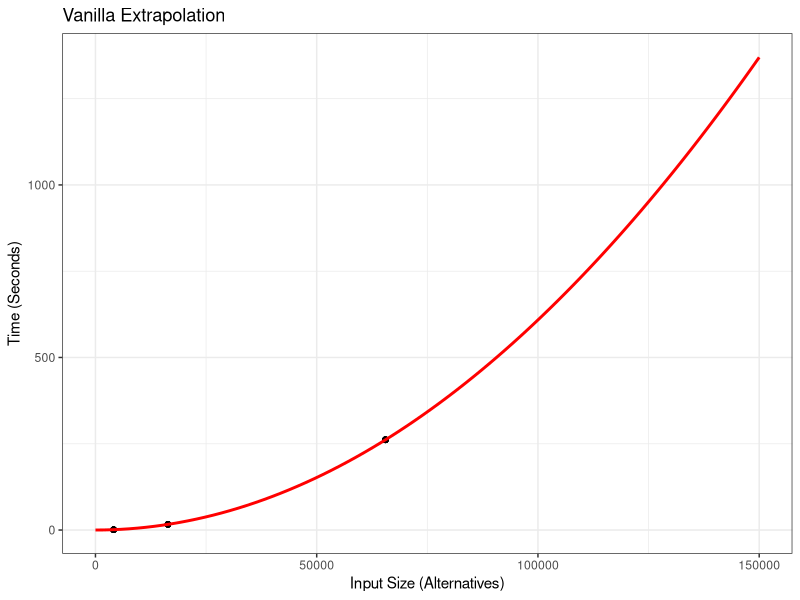
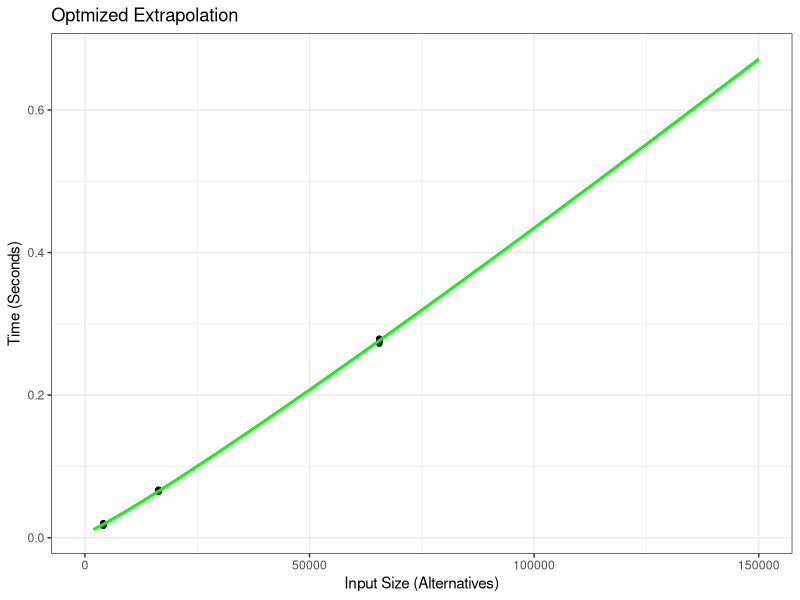
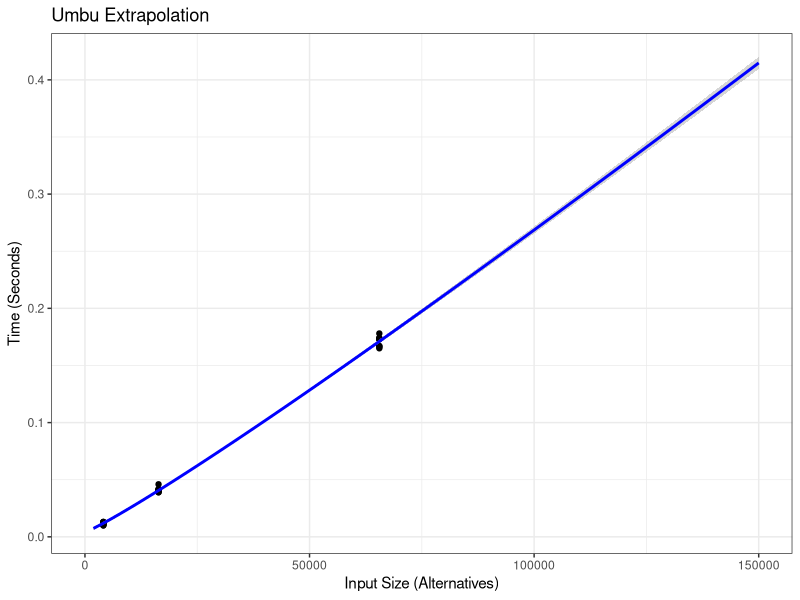
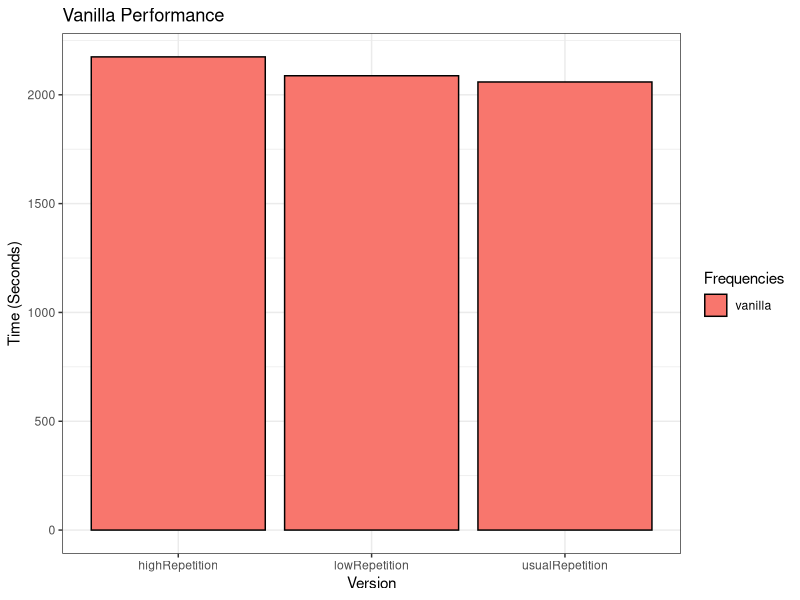
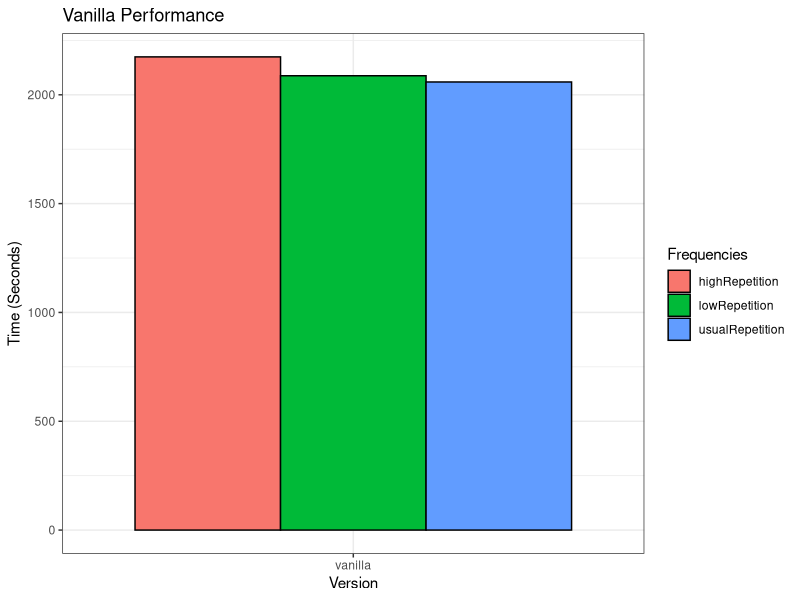
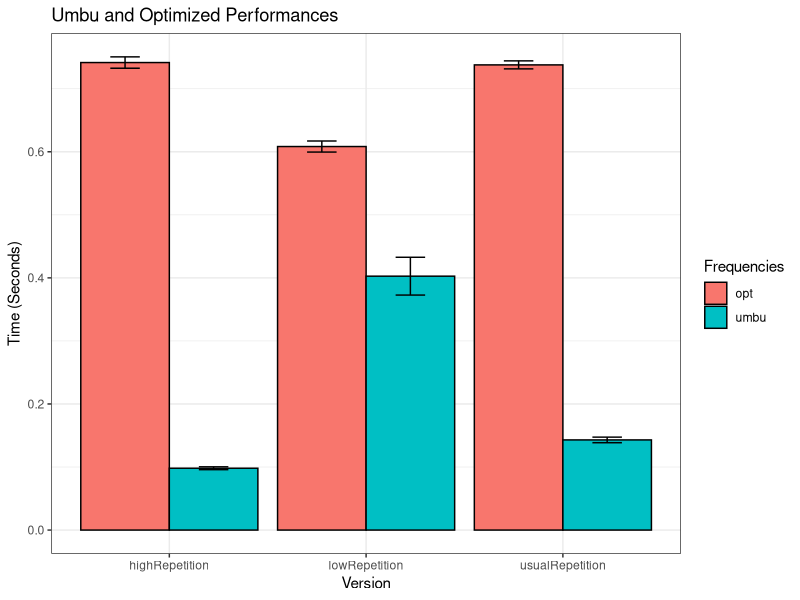
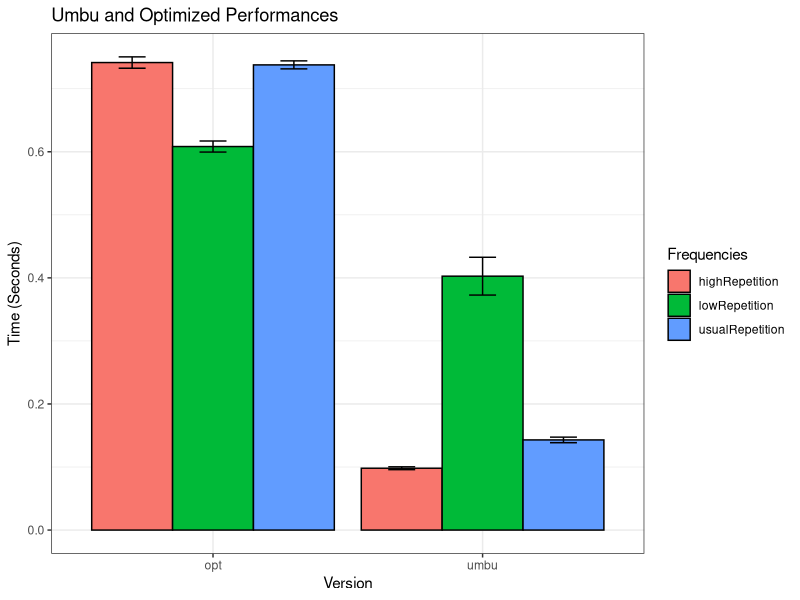
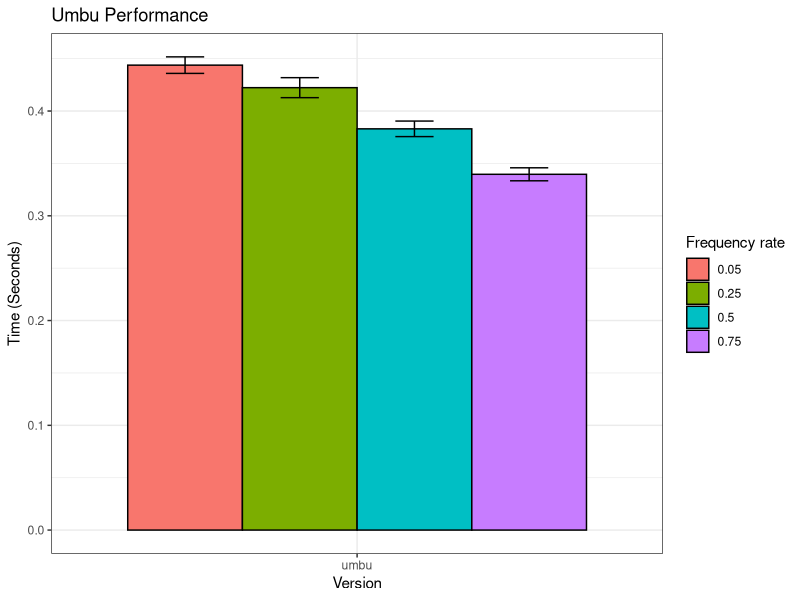

These charts were generated, in order, by the following R code:
## ---- chunk 1
knitr::opts_chunk$set(echo = FALSE)
library(ggplot2)
library(reshape2)
library(plyr)
library(SparseM)
library(quantreg)
## ---- chunk 2
options(warn = -1)
experiment_data0 <- read.csv("experiment0.csv", header = T, sep = ",")
experiment_data1 <- read.csv("experiment1.csv", header = T, sep = ",")
experiment_data2 <- read.csv("experiment2.csv", header = T, sep = ",")
## ---- chunk 3

vanilla_function = function(x){
  x * x
}

m <- ggplot(experiment_data0[experiment_data0$VERSION == 'vanilla',], aes(SIZE * SIZE, TIME)) + geom_point() + labs(x = "Input Size (Alternatives)",  y = "Time (Seconds)", title = "Vanilla Extrapolation")  + theme_bw()
m + xlim(0,150000) + stat_smooth(method="lm",fullrange=TRUE, formula = y ~ vanilla_function(x), colour = 'red')
## ---- chunk 4

opt_function = function(x){
  x * (log(x)/log(2))
}

m <- ggplot(experiment_data0[experiment_data0$VERSION == 'opt',], aes(SIZE * SIZE, TIME)) + geom_point() + labs(x = "Input Size (Alternatives)",  y = "Time (Seconds)", title = "Optmized Extrapolation")  + theme_bw()
m + xlim(0,150000) + stat_smooth(method="lm",fullrange=TRUE, formula = y ~ opt_function(x), colour = 'green')
## ---- chunk 5

umbu_function = function(x){
  x * (log(x)/log(2))
}

m <- ggplot(experiment_data0[experiment_data0$VERSION == 'umbu',], aes(SIZE * SIZE, TIME)) + geom_point() + labs(x = "Input Size (Alternatives)",  y = "Time (Seconds)", title = "Umbu Extrapolation")  + theme_bw()
m + xlim(0,150000) + stat_smooth(method="lm",fullrange=TRUE, formula = y ~ umbu_function(x), colour = 'blue')
## ---- chunk 6
summarize <- function(data, varname, groupnames){
  require(plyr)
  summary_func <- function(x, col){
    c(mean = mean(x[[col]], na.rm=TRUE),
      sd = sd(x[[col]], na.rm=TRUE))
  }
  data_sum<-ddply(data, groupnames, .fun=summary_func,
                  varname)
  data_sum <- rename(data_sum, c("mean" = varname))
 return(data_sum)
}

experiment_data1 <- summarize(experiment_data1, varname = "TIME", groupnames = c("VERSION", "SIZE"))
## ---- chunk 7

p<- ggplot(experiment_data1[experiment_data1$VERSION == 'vanilla',], aes(SIZE,TIME, fill = VERSION)) + 
  geom_bar(stat="identity", color="black", position=position_dodge()) + 
  labs(x = "Version",y = "Time (Seconds)", title = "Vanilla Performance", fill = "Frequencies")  + theme_bw()
p

## ---- chunk 8

p<- ggplot(experiment_data1[experiment_data1$VERSION == 'vanilla',], aes(VERSION,TIME, fill = SIZE)) + 
  geom_bar(stat="identity", color="black", position=position_dodge()) + 
  labs(x = "Version",y = "Time (Seconds)", title = "Vanilla Performance", fill = "Frequencies")  + theme_bw()
p

## ---- chunk 9

p<- ggplot(experiment_data1[!experiment_data1$VERSION == 'vanilla',], aes(SIZE,TIME, fill = VERSION)) + 
  geom_bar(stat="identity", color="black", position=position_dodge()) + 
  labs(x = "Version", y = "Time (Seconds)", title = "Umbu and Optimized Performances", fill = "Frequencies")  + theme_bw() +
  geom_errorbar(aes(ymin=TIME-sd, ymax=TIME+sd), width=.3, position=position_dodge(.9)) 
p

## ---- chunk 10

p<- ggplot(experiment_data1[!experiment_data1$VERSION == 'vanilla',], aes(VERSION,TIME, fill = SIZE)) + 
  geom_bar(stat="identity", color="black", position=position_dodge()) + 
  labs(x = "Version", y = "Time (Seconds)", title = "Umbu and Optimized Performances", fill = "Frequencies")  + theme_bw() +
  geom_errorbar(aes(ymin=TIME-sd, ymax=TIME+sd), width=.3, position=position_dodge(.9)) 
p

## ---- chunk 11
experiment_data2 <- summarize(experiment_data2, varname = "TIME", groupnames = c("VERSION", "SIZE"))
experiment_data2$SIZE <- as.character(experiment_data2$SIZE)
p <- ggplot(experiment_data2, aes(VERSION, TIME, fill = SIZE)) + 
  geom_bar(stat="identity", color="black", position=position_dodge()) + 
  labs(x = "Version", y = "Time (Seconds)", title = "Umbu Performance", fill = "Frequency rate")  + theme_bw() +
  geom_errorbar(aes(ymin=TIME-sd, ymax=TIME+sd), width=.3, position=position_dodge(.9))
p

